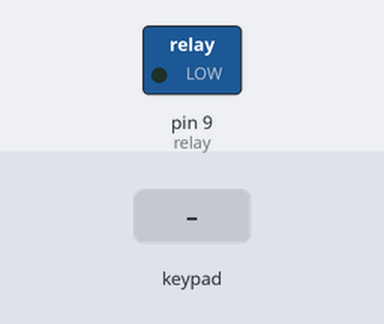
This sketch was run on a simulated Arduino Uno, built with avr-gcc and run on an emulated ATmega328P. On the bench: switched loads named in the sketch (green lamp = pin HIGH). The inputs (shaded band) are chosen by the test bench.

Above: at 1.2 s.
1.3 s: keypad keys 1 2 3 4 5 6 pressed 0.4 s apart
At 4.7 s:
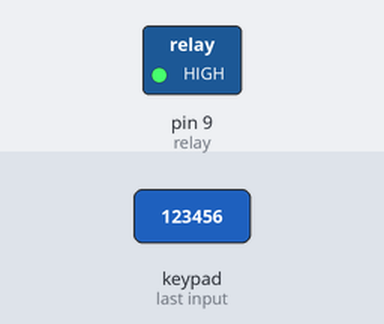
5.2 s: key '#' pressed
At 6.1 s:
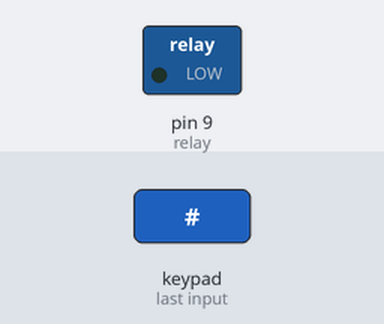
Timing chart, 0 to 8.2 s (numbered marks = the images above; inputs shaded):
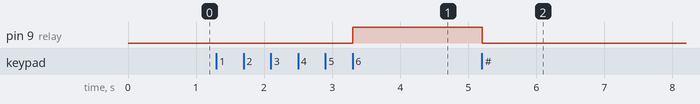

Measured:
- after the input at 1.3 s, pin 9 (relay): LOW → HIGH after 2.0 s
- after the input at 5.2 s, pin 9 (relay): HIGH → LOW at once

The sketch:

PRINCE_F.ino
```cpp
#include <Keypad.h>

#define Password_Lenght 7 // Give enough room for six chars + NULL char

char Data[Password_Lenght]; // 6 is the number of chars it can hold + the null char = 7
char Master[Password_Lenght] = "123456";     //Change PASSWORD here
byte data_count = 0, master_count = 0;
bool Pass_is_good;
char customKey;

const byte ROWS = 4;
const byte COLS = 3;
char keys[ROWS][COLS] = {
  {'1', '2', '3'},
  {'4', '5', '6'},
  {'7', '8', '9'},
  {'*', '0', '#'}
};
bool lamp= true;

byte rowPins[ROWS] = {8, 7, 6, 5}; //connect to the row pinouts of the keypad
byte colPins[COLS] = {4, 3, 2,}; //connect to the column pinouts of the keypad

Keypad customKeypad( makeKeymap(keys), rowPins, colPins, ROWS, COLS); //initialize an instance of class NewKeypad

int relay = 9;

void setup()
{

  pinMode (relay, OUTPUT);
  digitalWrite (relay, LOW);

}

void loop()
{
  if (lamp == 0)
  {
    customKey = customKeypad.getKey();

    if (customKey == '#')

    {
      digitalWrite (relay, LOW);

      lamp = 1;
    }
  }

  else Open();
}

void clearData()
{
  while (data_count != 0)
  { // This can be used for any array size,
    Data[data_count--] = 0; //clear array for new data
  }
  return;
}


void Open()
{

  customKey = customKeypad.getKey();
  if (customKey) // makes sure a key is actually pressed, equal to (customKey != NO_KEY)
  {
    //To hide your PASSWORD, make sure its the same lenght as your password
    Data[data_count] = customKey; // store char into data array

    data_count++; // increment data array by 1 to store new char, also keep track of the number of chars entered
  }

  if (data_count == Password_Lenght - 1) // if the array index is equal to the number of expected chars, compare data to master
  {
    if (!strcmp(Data, Master)) // equal to (strcmp(Data, Master) == 0)
    {

       digitalWrite (relay, HIGH);

      lamp = 0;
    }
    else
    {

      digitalWrite (relay, LOW);
      lamp = 1;
    }
    clearData();
  }
}
```
